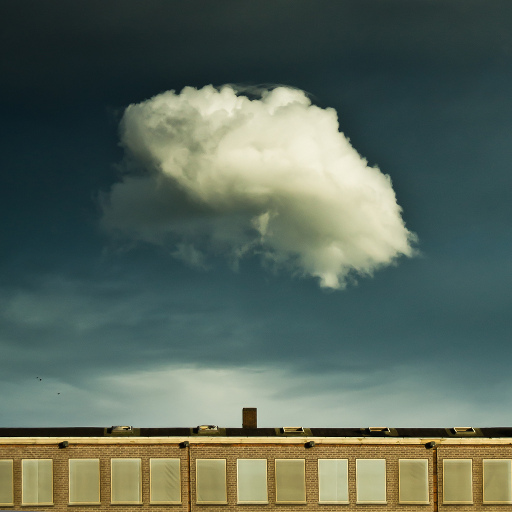
//> input picture modules/photoeffects/testdata/boostColor_test.png, 512 x 512 px
$ ./tint_sample ../testdata/boostColor_test.png   (built with g++ and OpenCV 4)
//> lines starting //> are read from the running program, lines starting //| are printed output that depends on the picture; after the words box and inside, x2 and y2 are one past the last pixel; in counts of white or black regions, pixels touching at a corner belong together
#include <opencv2/photoeffects.hpp>
#include <opencv2/highgui.hpp>
#include <opencv2/core.hpp>
#include <opencv2/imgproc.hpp>
#include <opencv2/imgcodecs/imgcodecs_c.h>
#include <iostream>

using namespace cv;
using namespace cv::photoeffects;
using namespace std;

const char *helper =
"./tint_sample <img>\n\
\t<img> - file name contained the processed image\n\
";
const char *nameWinImage = "Image";
const char *nameWinFilter = "Filter";
const char *nameWinParam = "Settings";

Scalar ColorTint;
Mat BaseColor, img, filterImg;
int valueHue = 0;
int valueDen = 50;

void preparePicture();
void trackbarTint(int, void *);
void trackbarDen(int, void *);
int processArguments(int argc, char** argv, Mat &image);

int main(int argc, char** argv)
{
    if (processArguments(argc, argv, img) != 0)
//> in processArguments, image is the input picture: 512 rows x 512 cols, CV_8UC3; mean B, G, R 90.8, 103.4, 89.4
    {
        cout << helper << endl;
        return 1;
    }

    namedWindow(nameWinParam);
    createTrackbar("Hue", nameWinParam, &valueHue, 360, trackbarTint);
    createTrackbar("Density(%)", nameWinParam, &valueDen, 100, trackbarDen);
    preparePicture();

    namedWindow(nameWinImage);
    namedWindow(nameWinFilter);

    imshow(nameWinParam, BaseColor);
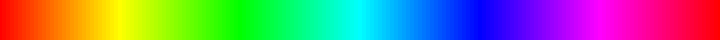
//> window 'Settings': 20 rows x 360 cols, CV_8UC3 (shown 2 times larger); mean B, G, R 127.3, 127.3, 127.3
    imshow(nameWinImage, img);
    imshow(nameWinFilter, img);

    waitKey();
//> in trackbarTint, `rectangle(Color, r, Scalar(0));`:
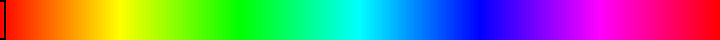
//> Color: 20 rows x 360 cols, CV_8UC3 (shown 2 times larger); 0.33% of pixels changed, all inside (x1, y1, x2, y2) = (0, 0, 3, 20)
    destroyAllWindows();
    return 0;
}

int processArguments(int argc, char **argv, Mat &image)
{
    if (argc < 2)
    {
        return 1;
    }
    image = imread(argv[1], 1);
    return 0;
}

void preparePicture()
{
    BaseColor.create(20, 360, CV_8UC3);
    Vec3b hsv;
    for (int j = 0; j < 360; j++)
    {
        hsv[0] = (uchar)((j + 1) / 2);
        hsv[1] = 255;
        hsv[2] = 255;
        for (int i = 0; i < 20; i++)
        {
            BaseColor.at<Vec3b>(i,j) = hsv;
        }
    }
    cvtColor(BaseColor, BaseColor, COLOR_HSV2BGR);
}

void trackbarTint(int pos, void*)
{
    Mat Color;
    BaseColor.copyTo(Color);
    Rect r(pos - 1, 0, 4, 20);
    rectangle(Color, r, Scalar(0));
    imshow(nameWinParam, Color);
    ColorTint = BaseColor.at<Vec3b>(0, pos);

    float den = (float)valueDen / 100.0f;
//> (the run ends here: the program needs code that is not available in this run, at `tint(img, filterImg, ColorTint, den);`)
